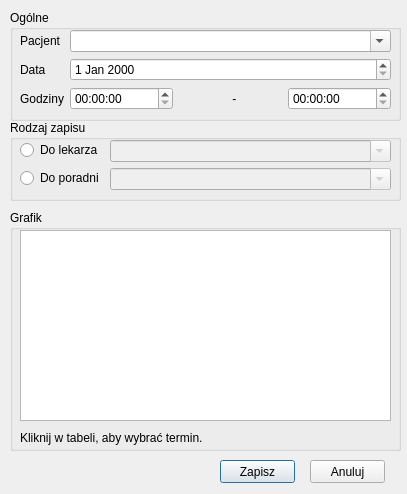
<?xml version="1.0" encoding="UTF-8"?>
<ui version="4.0">
 <class>tworzenie_wizyty</class>
 <widget class="QDialog" name="tworzenie_wizyty">
  <property name="geometry">
   <rect>
    <x>0</x>
    <y>0</y>
    <width>407</width>
    <height>494</height>
   </rect>
  </property>
  <property name="windowTitle">
   <string>Tworzenie wizyty</string>
  </property>
  <widget class="QGroupBox" name="groupBox">
   <property name="geometry">
    <rect>
     <x>10</x>
     <y>10</y>
     <width>391</width>
     <height>111</height>
    </rect>
   </property>
   <property name="title">
    <string>Ogólne</string>
   </property>
   <widget class="QWidget" name="formLayoutWidget">
    <property name="geometry">
     <rect>
      <x>10</x>
      <y>20</y>
      <width>371</width>
      <height>81</height>
     </rect>
    </property>
    <layout class="QFormLayout" name="formLayout">
     <item row="0" column="0">
      <widget class="QLabel" name="label">
       <property name="text">
        <string>Pacjent</string>
       </property>
      </widget>
     </item>
     <item row="0" column="1">
      <widget class="QComboBox" name="pacjent">
       <property name="editable">
        <bool>true</bool>
       </property>
      </widget>
     </item>
     <item row="1" column="0">
      <widget class="QLabel" name="label_4">
       <property name="text">
        <string>Data</string>
       </property>
      </widget>
     </item>
     <item row="1" column="1">
      <widget class="QDateEdit" name="data">
       <property name="enabled">
        <bool>true</bool>
       </property>
      </widget>
     </item>
     <item row="2" column="0">
      <widget class="QLabel" name="label_2">
       <property name="text">
        <string>Godziny</string>
       </property>
      </widget>
     </item>
     <item row="2" column="1">
      <layout class="QHBoxLayout" name="horizontalLayout">
       <item>
        <widget class="QTimeEdit" name="godzina_rozpoczecia"/>
       </item>
       <item>
        <widget class="QLabel" name="label_3">
         <property name="text">
          <string>                - </string>
         </property>
        </widget>
       </item>
       <item>
        <widget class="QTimeEdit" name="godzina_zakonczenia"/>
       </item>
      </layout>
     </item>
    </layout>
   </widget>
  </widget>
  <widget class="QGroupBox" name="groupBox_2">
   <property name="geometry">
    <rect>
     <x>10</x>
     <y>210</y>
     <width>391</width>
     <height>241</height>
    </rect>
   </property>
   <property name="title">
    <string>Grafik</string>
   </property>
   <widget class="QTableWidget" name="tGrafik">
    <property name="geometry">
     <rect>
      <x>10</x>
      <y>20</y>
      <width>371</width>
      <height>191</height>
     </rect>
    </property>
    <property name="editTriggers">
     <set>QAbstractItemView::NoEditTriggers</set>
    </property>
    <attribute name="horizontalHeaderVisible">
     <bool>false</bool>
    </attribute>
    <attribute name="verticalHeaderVisible">
     <bool>false</bool>
    </attribute>
    <attribute name="verticalHeaderDefaultSectionSize">
     <number>21</number>
    </attribute>
   </widget>
   <widget class="QLabel" name="label_5">
    <property name="geometry">
     <rect>
      <x>10</x>
      <y>220</y>
      <width>211</width>
      <height>16</height>
     </rect>
    </property>
    <property name="text">
     <string>Kliknij w tabeli, aby wybrać termin.</string>
    </property>
   </widget>
  </widget>
  <widget class="QGroupBox" name="groupBox_3">
   <property name="geometry">
    <rect>
     <x>10</x>
     <y>120</y>
     <width>391</width>
     <height>81</height>
    </rect>
   </property>
   <property name="title">
    <string>Rodzaj zapisu</string>
   </property>
   <widget class="QWidget" name="formLayoutWidget_2">
    <property name="geometry">
     <rect>
      <x>10</x>
      <y>20</y>
      <width>371</width>
      <height>51</height>
     </rect>
    </property>
    <layout class="QFormLayout" name="formLayout_2">
     <item row="0" column="0">
      <widget class="QRadioButton" name="rbDoLekarza">
       <property name="text">
        <string>Do lekarza</string>
       </property>
       <attribute name="buttonGroup">
        <string notr="true">buttonGroup</string>
       </attribute>
      </widget>
     </item>
     <item row="0" column="1">
      <widget class="QComboBox" name="lekarz">
       <property name="enabled">
        <bool>false</bool>
       </property>
       <property name="editable">
        <bool>true</bool>
       </property>
      </widget>
     </item>
     <item row="1" column="0">
      <widget class="QRadioButton" name="rbDoPoradni">
       <property name="text">
        <string>Do poradni</string>
       </property>
       <attribute name="buttonGroup">
        <string notr="true">buttonGroup</string>
       </attribute>
      </widget>
     </item>
     <item row="1" column="1">
      <widget class="QComboBox" name="poradnia">
       <property name="enabled">
        <bool>false</bool>
       </property>
       <property name="editable">
        <bool>true</bool>
       </property>
      </widget>
     </item>
    </layout>
   </widget>
  </widget>
  <widget class="QPushButton" name="btnZapisz">
   <property name="geometry">
    <rect>
     <x>220</x>
     <y>460</y>
     <width>75</width>
     <height>23</height>
    </rect>
   </property>
   <property name="text">
    <string>Zapisz</string>
   </property>
  </widget>
  <widget class="QPushButton" name="btnAnuluj">
   <property name="geometry">
    <rect>
     <x>310</x>
     <y>460</y>
     <width>75</width>
     <height>23</height>
    </rect>
   </property>
   <property name="text">
    <string>Anuluj</string>
   </property>
  </widget>
 </widget>
 <resources/>
 <connections/>
 <buttongroups>
  <buttongroup name="buttonGroup"/>
 </buttongroups>
</ui>
